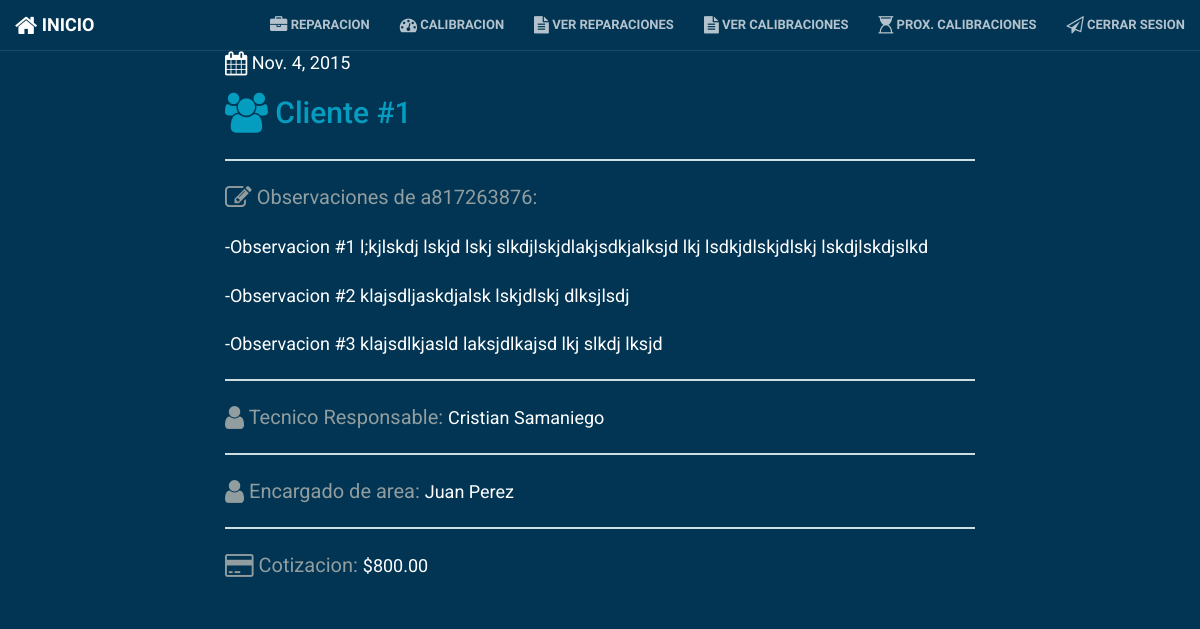
Screenshot of /report/10/ (signed in) with the database file from the repository.
### reportes/models.py (models this page shows)
class Reparacion(models.Model):
	fecha = models.DateField('Fecha', default=timezone.now)
	cliente = models.CharField('Cliente', max_length=64, null=True)
	numeroSerie = models.CharField('Numero de Serie', max_length=36)
	nombreTecnico = models.CharField('Tecnico responsable', max_length=80)
	nombreEncargado = models.CharField('Encargado del area', max_length=80)
	observaciones = models.TextField('observaciones', blank=True, null=True)
	costo = models.DecimalField('Costo (MXN)', max_digits=5, decimal_places=2)
	class Meta:
		verbose_name = "Reparacion"
        verbose_name_plural = "Reparaciones"
	def __str__(self):
		return str(self.fecha)
		pass

### reportes/views.py (the view)
# urls.py: url(r'^report/(?P<pk>[0-9]+)/$', views.report_detail, name="report_detail"),
def report_detail(request, pk):
    reparacion = get_object_or_404(Reparacion, pk=pk)
    return render(request, 'reportes/report_detail.html', {'reparacion': reparacion})

### reportes/templates/reportes/report_detail.html
{% extends "reportes/base.html" %}
{% block content %}
{% if user.is_authenticated %}
    <div class="reporte">
            <div class="date"><i class="fa fa-calendar fa-lg"></i>
                {{ reparacion.fecha }}
            </div>
        <h2><i class="fa fa-users fa-lg"></i> {{ reparacion.cliente }}</h2>
        <hr>
        <p><span><i class="fa fa-pencil-square-o fa-lg"></i> Observaciones de {{ reparacion.numeroSerie }}:</span>{{ reparacion.observaciones|linebreaks }}</p>
        <hr>
        <p><span><i class="fa fa-user fa-lg"></i> Tecnico Responsable: </span>{{ reparacion.nombreTecnico }}</p>
        <hr>
        <p><span><i class="fa fa-user fa-lg"></i> Encargado de area: </span>{{ reparacion.nombreEncargado }}</p>
        <hr>
        <p><span><i class="fa fa-credit-card fa-lg"></i> Cotizacion: </span>${{ reparacion.costo }}</p>
    </div>
{% endif %}
{% endblock %}

### reportes/static/css/creative.css (style rules this page uses)
html, body { width: 100%; height: 100%; }
.reporte { padding-top: 50px; }
.date { color: #fff; font-size: 18px; }
span { font-size: 20px; color: #919D9E; }
body { font-family: 'Roboto', sans-serif; background-color: #023554; }
hr { max-width: 100%; border-color: #ccdee2; border-width: 2px; }
h1, h2, h3, h4, h5, h6 { font-family: 'Roboto', sans-serif; color: #049DBF; padding-bottom: 10px; }
p { margin-bottom: 20px; font-size: 18px; line-height: 1.6; color: #fff; }
body { webkit-tap-highlight-color: #222; }

### rows the page displays
Reparacion: fecha "Nov. 4, 2015", cliente "Cliente #1", numeroSerie "a817263876", observaciones "-Observacion #1 l;kjlskdj lskjd lskj slkdjlskjdlakjsdkjalksjd lkj lsdkjdlskjdlskj lskdjlskdjslkd -Observacion #2 klajsdljaskdjalsk lskjdlskj dlksjlsdj -Observacion #3 klajsdlkjasld laksjdlkajsd lkj slkdj lksjd", nombreTecnico "Cristian Samaniego", nombreEncargado "Juan Perez", costo "800.00"
